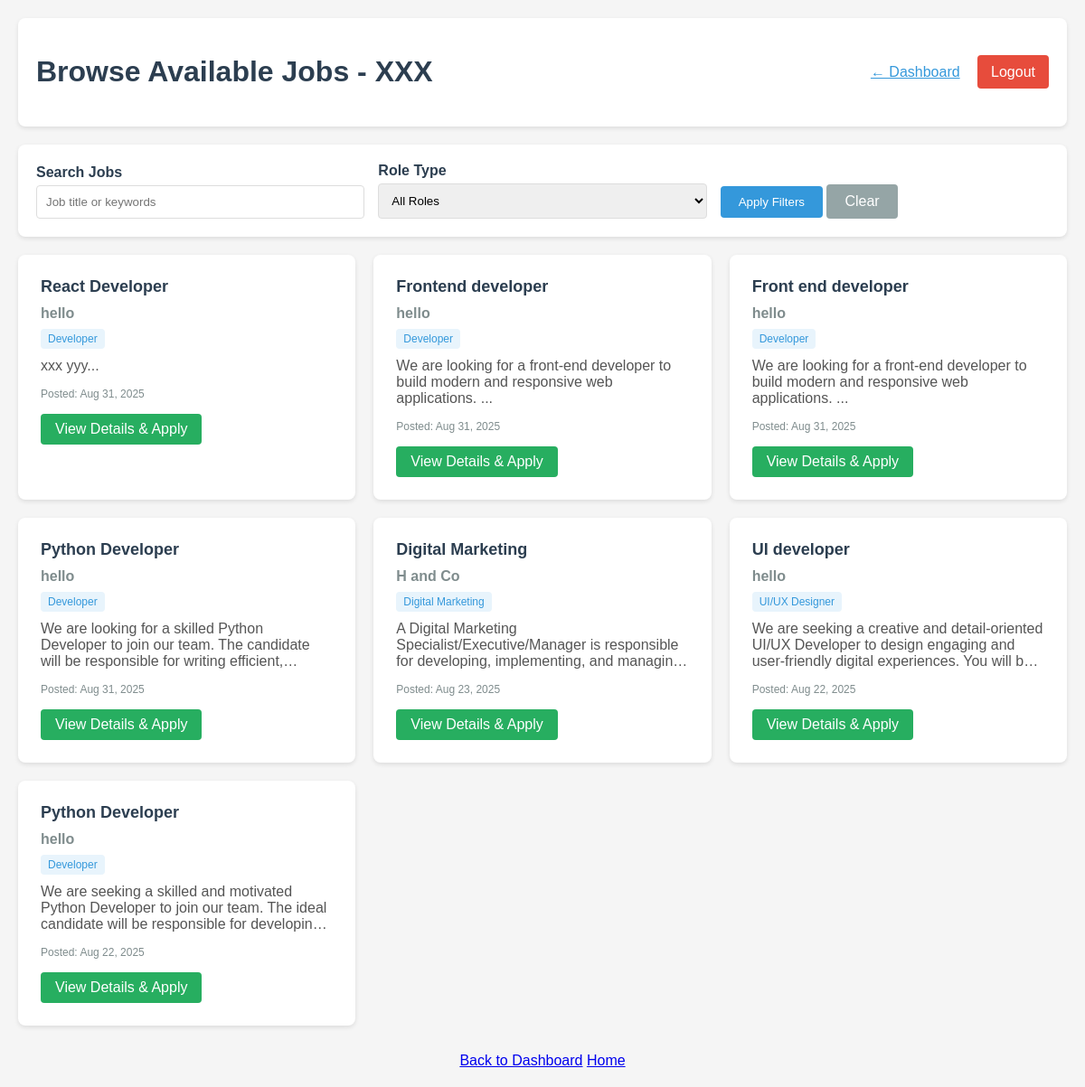
/browse-jobs (signed in), run on the app's committed database.
### app.py (models this page shows, shortened)
class Candidate(UserMixin, db.Model):
    id = db.Column(db.Integer, primary_key=True)
    username = db.Column(db.String(20), unique=True, nullable=False)
    email = db.Column(db.String(120), unique=True, nullable=False)
    password_hash = db.Column(db.String(128))
    applications = db.relationship('Application', backref='applicant', lazy=True)

class Job(db.Model):
    id = db.Column(db.Integer, primary_key=True)
    title = db.Column(db.String(100), nullable=False)
    description = db.Column(db.Text, nullable=False)
    requirements = db.Column(db.Text)
    role_type = db.Column(db.String(50), nullable=False)  # e.g., 'Developer', 'UI/UX', 'Marketing'
    company_id = db.Column(db.Integer, db.ForeignKey('company.id'), nullable=False)
    date_posted = db.Column(db.DateTime, nullable=False, default=datetime.utcnow)
    applications = db.relationship('Application', backref='position', lazy=True)

class Company(UserMixin, db.Model):
    id = db.Column(db.Integer, primary_key=True)
    company_name = db.Column(db.String(100), unique=True, nullable=False)
    email = db.Column(db.String(120), unique=True, nullable=False)
    password_hash = db.Column(db.String(128))
    jobs = db.relationship('Job', backref='employer', lazy=True)

### app.py (the view)
@app.route('/browse-jobs')
@login_required
def browse_jobs():
    if not isinstance(current_user, Candidate):
        flash('Access denied. Please login as a candidate.', 'error')
        return redirect(url_for('login'))
    search = request.args.get('search', '')
    role_type = request.args.get('role_type', '')
    query = Job.query
    if search:
        query = query.filter(Job.title.ilike(f'%{search}%'))
    if role_type:
        query = query.filter(Job.role_type == role_type)
    jobs = query.order_by(Job.date_posted.desc()).all()
    return render_template('browse_jobs.html', user=current_user, jobs=jobs)

### app.py (called while the page is built)
@login_manager.user_loader
def load_user(user_id):
    print(f"Trying to load user with ID: {user_id}")
    if not user_id or '_' not in user_id:
        print("Invalid user ID format")
        return None
    try:
        user_type, id_num = user_id.split('_', 1)
        id_num = int(id_num)
        if user_type == 'candidate':
            user = Candidate.query.get(id_num)
            if user:
                print(f"Loaded candidate: {user.username}")
            return user
        elif user_type == 'company':
            user = Company.query.get(id_num)
            if user:
                print(f"Loaded company: {user.company_name}")
            return user
        else:
            print(f"Unknown user type: {user_type}")
            return None
    except ValueError:
        print(f"Invalid user ID format: {user_id}")
        return None

### templates/browse_jobs.html (shortened to what this page needs)
<!DOCTYPE html>
<html lang="en">
<head>
</head>
<body>
    <div class="header">
        <h1 class="welcome">Browse Available Jobs - {{ user.username }}</h1>
        <div>
            <a href="{{ url_for('candidate_dashboard') }}" style="margin-right: 15px; color: #3498db;">← Dashboard</a>
            <a href="{{ url_for('logout') }}" class="logout-btn">Logout</a>
        </div>
    </div>
    <div class="filters">
        <form method="GET" action="{{ url_for('browse_jobs') }}" class="filter-form">
            <div class="form-group">
                <label for="search">Search Jobs</label>
                <input type="text" id="search" name="search" placeholder="Job title or keywords" value="{{ request.args.get('search', '') }}">
            </div>
            <div class="form-group">
                <label for="role_type">Role Type</label>
                <select id="role_type" name="role_type">
                    <option value="">All Roles</option>
                </select>
            </div>
            <div class="form-group">
                <button type="submit" class="btn btn-primary">Apply Filters</button>
                <a href="{{ url_for('browse_jobs') }}" class="btn btn-secondary">Clear</a>
            </div>
        </form>
    </div>
    {% if jobs %}
        <div class="jobs-grid">
            {% for job in jobs %}
                <div class="job-card">
                    <div class="job-title">{{ job.title }}</div>
                    <div class="job-company">{{ job.employer.company_name }}</div>
                    <div class="job-type">{{ job.role_type }}</div>
                    <div class="job-description">{{ job.description[:150] }}...</div>
                    <div class="job-date">Posted: {{ job.date_posted.strftime('%b %d, %Y') }}</div>
                    <a href="{{ url_for('view_job', job_id=job.id) }}" class="view-btn">View Details & Apply</a>
                </div>
            {% endfor %}
        </div>
    {% else %}
        <div class="empty-state">
            <h3>No jobs found</h3>
            <p>Try adjusting your search filters or check back later for new opportunities.</p>
        </div>
    {% endif %}
    <div class="nav-links" style="text-align: center; margin-top: 30px;">
        <a href="{{ url_for('candidate_dashboard') }}">Back to Dashboard</a>
        <a href="{{ url_for('home') }}">Home</a>
    </div>
</body>
</html>

### templates/browse_jobs.html (style rules this page uses)
body { font-family: Arial, sans-serif; max-width: 1200px; margin: 0 auto; padding: 20px; background-color: #f5f5f5; }
.header { display: flex; justify-content: space-between; align-items: center; background: white; padding: 20px; border-radius: 8px; box-shadow: 0 2px 5px rgba(0,0,0,0.1); margin-bottom: 20px; }
.welcome { color: #2c3e50; }
.logout-btn { background-color: #e74c3c; color: white; padding: 10px 15px; text-decoration: none; border-radius: 4px; }
.filters { background: white; padding: 20px; border-radius: 8px; box-shadow: 0 2px 5px rgba(0,0,0,0.1); margin-bottom: 20px; }
.filter-form { display: grid; grid-template-columns: repeat(auto-fit, minmax(200px, 1fr)); gap: 15px; align-items: end; }
.form-group { margin-bottom: 0; }
label { display: block; margin-bottom: 5px; font-weight: bold; color: #2c3e50; }
input[type="text"], select { width: 100%; padding: 10px; border: 1px solid #ddd; border-radius: 4px; box-sizing: border-box; }
.btn { padding: 10px 20px; border: none; border-radius: 4px; cursor: pointer; text-decoration: none; display: inline-block; text-align: center; }
.btn-primary { background-color: #3498db; color: white; }
.btn-secondary { background-color: #95a5a6; color: white; }
.jobs-grid { display: grid; grid-template-columns: repeat(auto-fill, minmax(350px, 1fr)); gap: 20px; }
.job-card { background: white; padding: 25px; border-radius: 8px; box-shadow: 0 2px 5px rgba(0,0,0,0.1); transition: transform 0.2s ease; }
.job-title { font-size: 18px; font-weight: bold; color: #2c3e50; margin-bottom: 10px; }
.job-company { color: #7f8c8d; font-weight: bold; margin-bottom: 8px; }
.job-type { display: inline-block; background: #e8f4fc; color: #3498db; padding: 4px 8px; border-radius: 4px; font-size: 12px; margin-bottom: 10px; }
.job-description { color: #555; margin-bottom: 15px; display: -webkit-box; -webkit-line-clamp: 3; -webkit-box-orient: vertical; overflow: hidden; }
.job-date { color: #7f8c8d; font-size: 12px; margin-bottom: 15px; }
.view-btn { background-color: #27ae60; color: white; padding: 8px 16px; text-decoration: none; border-radius: 4px; display: inline-block; }

### data on the page
Candidate: username "XXX"
Job: title "React Developer", employer.company_name "hello", role_type "Developer", description "xxx yyy", date_posted "Aug 31, 2025"
Job: title "Frontend developer", employer.company_name "hello", role_type "Developer", description "We are looking for a front-end developer to build modern and responsive web applications.", date_posted "Aug 31, 2025"
Job: title "Front end developer", employer.company_name "hello", role_type "Developer", description "We are looking for a front-end developer to build modern and responsive web applications.", date_posted "Aug 31, 2025"
Job: title "Python Developer", employer.company_name "hello", role_type "Developer", description "We are looking for a skilled Python Developer to join our team. The candidate will be responsible for writing…", date_posted "Aug 31, 2025"
Job: title "Digital Marketing", employer.company_name "H and Co", role_type "Digital Marketing", description "A Digital Marketing Specialist/Executive/Manager is responsible for developing, implementing, and…", date_posted "Aug 23, 2025"
Job: title "UI developer", employer.company_name "hello", role_type "UI/UX Designer", description "We are seeking a creative and detail-oriented UI/UX Developer to design engaging and user-friendly digital experiences. You will…", date_posted "Aug 22, 2025"
Job: title "Python Developer", employer.company_name "hello", role_type "Developer", description "We are seeking a skilled and motivated Python Developer to join our team. The ideal candidate will be responsible for…", date_posted "Aug 22, 2025"
